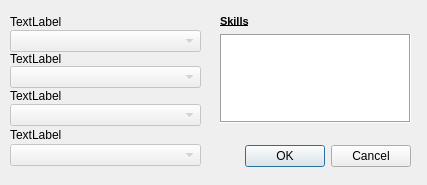
<?xml version="1.0" encoding="UTF-8"?>
<ui version="4.0">
 <class>S3FieldDialog</class>
 <widget class="QDialog" name="S3FieldDialog">
  <property name="windowModality">
   <enum>Qt::ApplicationModal</enum>
  </property>
  <property name="geometry">
   <rect>
    <x>0</x>
    <y>0</y>
    <width>427</width>
    <height>185</height>
   </rect>
  </property>
  <property name="sizePolicy">
   <sizepolicy hsizetype="Fixed" vsizetype="Fixed">
    <horstretch>0</horstretch>
    <verstretch>0</verstretch>
   </sizepolicy>
  </property>
  <property name="minimumSize">
   <size>
    <width>427</width>
    <height>185</height>
   </size>
  </property>
  <property name="maximumSize">
   <size>
    <width>427</width>
    <height>185</height>
   </size>
  </property>
  <property name="windowTitle">
   <string>Field Attribute</string>
  </property>
  <widget class="QDialogButtonBox" name="S3FieldDialButtonBox">
   <property name="geometry">
    <rect>
     <x>240</x>
     <y>140</y>
     <width>171</width>
     <height>32</height>
    </rect>
   </property>
   <property name="orientation">
    <enum>Qt::Horizontal</enum>
   </property>
   <property name="standardButtons">
    <set>QDialogButtonBox::Cancel|QDialogButtonBox::Ok</set>
   </property>
  </widget>
  <widget class="QLabel" name="S3FieldDialLabel2">
   <property name="geometry">
    <rect>
     <x>10</x>
     <y>51</y>
     <width>191</width>
     <height>16</height>
    </rect>
   </property>
   <property name="text">
    <string>TextLabel</string>
   </property>
  </widget>
  <widget class="QLabel" name="S3FieldDialLabel1">
   <property name="geometry">
    <rect>
     <x>10</x>
     <y>14</y>
     <width>191</width>
     <height>16</height>
    </rect>
   </property>
   <property name="text">
    <string>TextLabel</string>
   </property>
  </widget>
  <widget class="QComboBox" name="S3FieldDialComBox2">
   <property name="enabled">
    <bool>false</bool>
   </property>
   <property name="geometry">
    <rect>
     <x>10</x>
     <y>66</y>
     <width>191</width>
     <height>22</height>
    </rect>
   </property>
  </widget>
  <widget class="QTableWidget" name="S3FieldDialTable">
   <property name="geometry">
    <rect>
     <x>220</x>
     <y>34</y>
     <width>191</width>
     <height>89</height>
    </rect>
   </property>
   <property name="frameShape">
    <enum>QFrame::Box</enum>
   </property>
   <property name="frameShadow">
    <enum>QFrame::Sunken</enum>
   </property>
   <property name="verticalScrollBarPolicy">
    <enum>Qt::ScrollBarAlwaysOff</enum>
   </property>
   <property name="horizontalScrollBarPolicy">
    <enum>Qt::ScrollBarAlwaysOff</enum>
   </property>
   <property name="autoScroll">
    <bool>false</bool>
   </property>
   <property name="editTriggers">
    <set>QAbstractItemView::NoEditTriggers</set>
   </property>
   <property name="tabKeyNavigation">
    <bool>false</bool>
   </property>
   <property name="showDropIndicator" stdset="0">
    <bool>false</bool>
   </property>
   <property name="dragDropOverwriteMode">
    <bool>false</bool>
   </property>
   <property name="selectionMode">
    <enum>QAbstractItemView::NoSelection</enum>
   </property>
   <property name="selectionBehavior">
    <enum>QAbstractItemView::SelectItems</enum>
   </property>
   <property name="showGrid">
    <bool>false</bool>
   </property>
   <property name="gridStyle">
    <enum>Qt::NoPen</enum>
   </property>
   <property name="wordWrap">
    <bool>false</bool>
   </property>
   <property name="cornerButtonEnabled">
    <bool>false</bool>
   </property>
   <property name="rowCount">
    <number>4</number>
   </property>
   <property name="columnCount">
    <number>2</number>
   </property>
   <attribute name="horizontalHeaderVisible">
    <bool>false</bool>
   </attribute>
   <attribute name="horizontalHeaderDefaultSectionSize">
    <number>161</number>
   </attribute>
   <attribute name="horizontalHeaderHighlightSections">
    <bool>true</bool>
   </attribute>
   <attribute name="horizontalHeaderMinimumSectionSize">
    <number>25</number>
   </attribute>
   <attribute name="verticalHeaderVisible">
    <bool>false</bool>
   </attribute>
   <attribute name="verticalHeaderDefaultSectionSize">
    <number>22</number>
   </attribute>
   <attribute name="verticalHeaderHighlightSections">
    <bool>false</bool>
   </attribute>
   <attribute name="verticalHeaderMinimumSectionSize">
    <number>29</number>
   </attribute>
   <row/>
   <row/>
   <row/>
   <row/>
   <column/>
   <column/>
   <item row="0" column="0">
    <property name="text">
     <string/>
    </property>
   </item>
   <item row="0" column="1">
    <property name="text">
     <string/>
    </property>
   </item>
  </widget>
  <widget class="QComboBox" name="S3FieldDialComBox4">
   <property name="enabled">
    <bool>false</bool>
   </property>
   <property name="geometry">
    <rect>
     <x>10</x>
     <y>144</y>
     <width>191</width>
     <height>22</height>
    </rect>
   </property>
  </widget>
  <widget class="QLabel" name="S3FieldDialLabel3">
   <property name="geometry">
    <rect>
     <x>10</x>
     <y>88</y>
     <width>191</width>
     <height>16</height>
    </rect>
   </property>
   <property name="text">
    <string>TextLabel</string>
   </property>
  </widget>
  <widget class="QLabel" name="S3FieldDialLabel_Skills">
   <property name="geometry">
    <rect>
     <x>220</x>
     <y>14</y>
     <width>191</width>
     <height>16</height>
    </rect>
   </property>
   <property name="whatsThis">
    <string>&lt;!DOCTYPE HTML PUBLIC &quot;-//W3C//DTD HTML 4.0//EN&quot; &quot;http://www.w3.org/TR/REC-html40/strict.dtd&quot;&gt;
&lt;html&gt;&lt;head&gt;&lt;meta name=&quot;qrichtext&quot; content=&quot;1&quot; /&gt;&lt;style type=&quot;text/css&quot;&gt;
p, li { white-space: pre-wrap; }
&lt;/style&gt;&lt;/head&gt;&lt;body style=&quot; font-family:'MS Shell Dlg 2'; font-size:8.25pt; font-weight:400; font-style:normal;&quot;&gt;
&lt;p style=&quot; margin-top:0px; margin-bottom:0px; margin-left:0px; margin-right:0px; -qt-block-indent:0; text-indent:0px;&quot;&gt;&lt;span style=&quot; font-size:8pt;&quot;&gt;A character’s Skills list represents abilities &lt;/span&gt;&lt;/p&gt;
&lt;p style=&quot; margin-top:0px; margin-bottom:0px; margin-left:0px; margin-right:0px; -qt-block-indent:0; text-indent:0px;&quot;&gt;&lt;span style=&quot; font-size:8pt;&quot;&gt;he has been trained to use eff ectively. &lt;/span&gt;&lt;/p&gt;
&lt;p style=&quot; margin-top:0px; margin-bottom:0px; margin-left:0px; margin-right:0px; -qt-block-indent:0; text-indent:0px;&quot;&gt;&lt;span style=&quot; font-size:8pt;&quot;&gt;In a typical A Time of War role-playing &lt;/span&gt;&lt;/p&gt;
&lt;p style=&quot; margin-top:0px; margin-bottom:0px; margin-left:0px; margin-right:0px; -qt-block-indent:0; text-indent:0px;&quot;&gt;&lt;span style=&quot; font-size:8pt;&quot;&gt;session, characters generally use Skill Action &lt;/span&gt;&lt;/p&gt;
&lt;p style=&quot; margin-top:0px; margin-bottom:0px; margin-left:0px; margin-right:0px; -qt-block-indent:0; text-indent:0px;&quot;&gt;&lt;span style=&quot; font-size:8pt;&quot;&gt;Checks to resolve actions far more often &lt;/span&gt;&lt;/p&gt;
&lt;p style=&quot; margin-top:0px; margin-bottom:0px; margin-left:0px; margin-right:0px; -qt-block-indent:0; text-indent:0px;&quot;&gt;&lt;span style=&quot; font-size:8pt;&quot;&gt;than they use Attributes or Traits.&lt;/span&gt;&lt;/p&gt;&lt;/body&gt;&lt;/html&gt;</string>
   </property>
   <property name="text">
    <string>&lt;!DOCTYPE HTML PUBLIC &quot;-//W3C//DTD HTML 4.0//EN&quot; &quot;http://www.w3.org/TR/REC-html40/strict.dtd&quot;&gt;
&lt;html&gt;&lt;head&gt;&lt;meta name=&quot;qrichtext&quot; content=&quot;1&quot; /&gt;&lt;style type=&quot;text/css&quot;&gt;
p, li { white-space: pre-wrap; }
&lt;/style&gt;&lt;/head&gt;&lt;body style=&quot; font-family:'MS Shell Dlg 2'; font-size:8.25pt; font-weight:400; font-style:normal;&quot;&gt;
&lt;p style=&quot; margin-top:0px; margin-bottom:0px; margin-left:0px; margin-right:0px; -qt-block-indent:0; text-indent:0px;&quot;&gt;&lt;span style=&quot; font-size:8pt; font-weight:600; text-decoration: underline;&quot;&gt;Skills&lt;/span&gt;&lt;/p&gt;&lt;/body&gt;&lt;/html&gt;</string>
   </property>
  </widget>
  <widget class="QComboBox" name="S3FieldDialComBox3">
   <property name="enabled">
    <bool>false</bool>
   </property>
   <property name="geometry">
    <rect>
     <x>10</x>
     <y>104</y>
     <width>191</width>
     <height>22</height>
    </rect>
   </property>
  </widget>
  <widget class="QLabel" name="S3FieldDialLabel4">
   <property name="geometry">
    <rect>
     <x>10</x>
     <y>127</y>
     <width>191</width>
     <height>16</height>
    </rect>
   </property>
   <property name="text">
    <string>TextLabel</string>
   </property>
  </widget>
  <widget class="QComboBox" name="S3FieldDialComBox1">
   <property name="enabled">
    <bool>false</bool>
   </property>
   <property name="geometry">
    <rect>
     <x>10</x>
     <y>30</y>
     <width>191</width>
     <height>22</height>
    </rect>
   </property>
  </widget>
 </widget>
 <resources/>
 <connections>
  <connection>
   <sender>S3FieldDialButtonBox</sender>
   <signal>accepted()</signal>
   <receiver>S3FieldDialog</receiver>
   <slot>accept()</slot>
   <hints>
    <hint type="sourcelabel">
     <x>248</x>
     <y>254</y>
    </hint>
    <hint type="destinationlabel">
     <x>157</x>
     <y>274</y>
    </hint>
   </hints>
  </connection>
  <connection>
   <sender>S3FieldDialButtonBox</sender>
   <signal>rejected()</signal>
   <receiver>S3FieldDialog</receiver>
   <slot>reject()</slot>
   <hints>
    <hint type="sourcelabel">
     <x>316</x>
     <y>260</y>
    </hint>
    <hint type="destinationlabel">
     <x>286</x>
     <y>274</y>
    </hint>
   </hints>
  </connection>
 </connections>
</ui>
